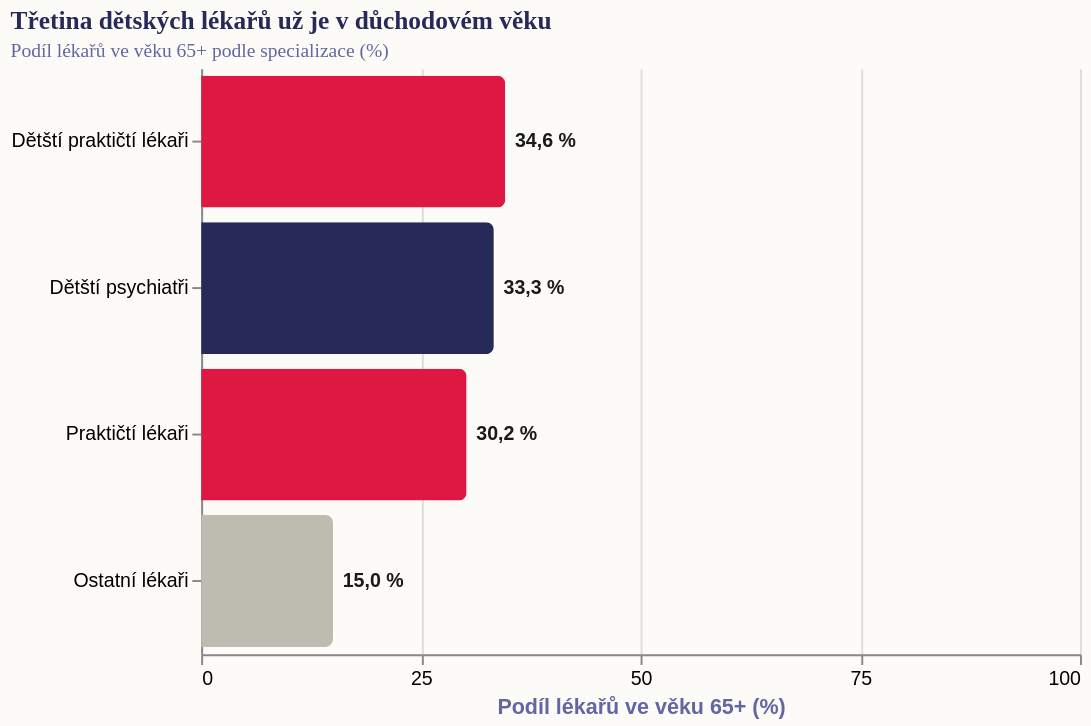

Write the Vega-Lite specification saved for this chart.
### Vega-Lite specification from a JSON file in a GitHub repository (floating-point values rounded to 4 significant figures)
{"_source": "Zdroj: ÚZIS, Registr zdravotnických pracovníků 2024", "$schema": "https://vega.github.io/schema/vega-lite/v5.json", "description": "Věková struktura lékařů v ČR: Podíl lékařů v důchodovém věku (65+)", "width": 450, "height": 300, "autosize": {"type": "pad", "resize": true}, "background": "#fdfbf7", "data": {"values": [{"spec": "Dětští praktičtí lékaři", "val": 34.6, "label": "34,6 %", "cat": "Primární péče"}, {"spec": "Dětští psychiatři", "val": 33.3, "label": "33,3 %", "cat": "Specialisté"}, {"spec": "Praktičtí lékaři", "val": 30.2, "label": "30,2 %", "cat": "Primární péče"}, {"spec": "Ostatní lékaři", "val": 15.0, "label": "15,0 %", "cat": "Průměr"}]}, "layer": [{"mark": {"type": "bar", "tooltip": true, "cornerRadiusEnd": 4}, "encoding": {"y": {"field": "spec", "type": "nominal", "title": null, "sort": ["Dětští praktičtí lékaři", "Dětští psychiatři", "Praktičtí lékaři", "Ostatní lékaři"]}, "x": {"field": "val", "type": "quantitative", "title": "Podíl lékařů ve věku 65+ (%)", "scale": {"domain": [0, 100]}, "axis": {"values": [0, 25, 50, 75, 100]}}, "color": {"field": "cat", "type": "nominal", "scale": {"domain": ["Primární péče", "Specialisté", "Průměr"], "range": ["#de1743", "#272a59", "#bcbcb0"]}, "legend": null}}}, {"mark": {"type": "text", "align": "left", "baseline": "middle", "dx": 5, "fontSize": 10, "fontWeight": "bold", "color": "#1a1a1a"}, "encoding": {"y": {"field": "spec", "type": "nominal", "title": null, "sort": ["Dětští praktičtí lékaři", "Dětští psychiatři", "Praktičtí lékaři", "Ostatní lékaři"]}, "x": {"field": "val", "type": "quantitative", "scale": {"domain": [0, 100]}}, "text": {"field": "label"}}}], "config": {"view": {"stroke": "transparent"}, "title": {"font": "Roboto Slab", "fontWeight": "bold", "fontSize": 13, "anchor": "start", "color": "#272a59", "subtitleFont": "Work Sans", "subtitleFontSize": 10, "subtitleColor": "#6267a3"}, "axis": {"titleColor": "#6267a3"}, "legend": {}}, "title": {"text": "Třetina dětských lékařů už je v důchodovém věku", "subtitle": "Podíl lékařů ve věku 65+ podle specializace (%)"}}
